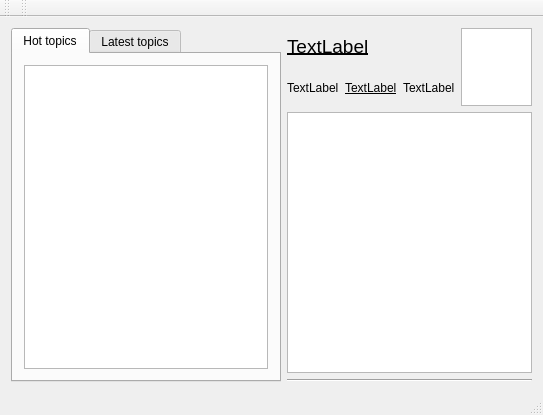
<?xml version="1.0" encoding="UTF-8"?>
<ui version="4.0">
 <class>V2EXWindow</class>
 <widget class="QMainWindow" name="V2EXWindow">
  <property name="geometry">
   <rect>
    <x>0</x>
    <y>0</y>
    <width>543</width>
    <height>415</height>
   </rect>
  </property>
  <property name="windowTitle">
   <string>V2EXWindow</string>
  </property>
  <widget class="QWidget" name="centralWidget">
   <layout class="QHBoxLayout" name="horizontalLayout_3">
    <item>
     <widget class="QTabWidget" name="tabWidget">
      <property name="currentIndex">
       <number>0</number>
      </property>
      <widget class="QWidget" name="hotTab">
       <attribute name="title">
        <string>Hot topics</string>
       </attribute>
       <layout class="QVBoxLayout" name="verticalLayout_4">
        <item>
         <widget class="QListView" name="listView"/>
        </item>
       </layout>
      </widget>
      <widget class="QWidget" name="latestTab">
       <attribute name="title">
        <string>Latest topics</string>
       </attribute>
       <layout class="QVBoxLayout" name="verticalLayout_3">
        <item>
         <widget class="QListView" name="latestListView"/>
        </item>
       </layout>
      </widget>
     </widget>
    </item>
    <item>
     <layout class="QVBoxLayout" name="verticalLayout_2">
      <item>
       <layout class="QHBoxLayout" name="horizontalLayout_2">
        <property name="sizeConstraint">
         <enum>QLayout::SetMaximumSize</enum>
        </property>
        <item>
         <layout class="QVBoxLayout" name="verticalLayout">
          <item>
           <widget class="QLabel" name="titleLabel">
            <property name="font">
             <font>
              <pointsize>14</pointsize>
              <weight>50</weight>
              <bold>false</bold>
              <underline>true</underline>
              <strikeout>false</strikeout>
             </font>
            </property>
            <property name="text">
             <string>TextLabel</string>
            </property>
            <property name="wordWrap">
             <bool>true</bool>
            </property>
           </widget>
          </item>
          <item>
           <layout class="QHBoxLayout" name="horizontalLayout">
            <item>
             <widget class="QLabel" name="authorLabel">
              <property name="text">
               <string>TextLabel</string>
              </property>
             </widget>
            </item>
            <item>
             <widget class="QLabel" name="nodeLabel">
              <property name="font">
               <font>
                <underline>true</underline>
               </font>
              </property>
              <property name="text">
               <string>TextLabel</string>
              </property>
             </widget>
            </item>
            <item>
             <widget class="QLabel" name="timeLabel">
              <property name="text">
               <string>TextLabel</string>
              </property>
             </widget>
            </item>
           </layout>
          </item>
         </layout>
        </item>
        <item>
         <widget class="QGraphicsView" name="avatarImageView">
          <property name="enabled">
           <bool>true</bool>
          </property>
          <property name="maximumSize">
           <size>
            <width>78</width>
            <height>78</height>
           </size>
          </property>
          <property name="mouseTracking">
           <bool>false</bool>
          </property>
          <property name="viewportUpdateMode">
           <enum>QGraphicsView::MinimalViewportUpdate</enum>
          </property>
         </widget>
        </item>
       </layout>
      </item>
      <item>
       <widget class="QTextEdit" name="contentTextEdit"/>
      </item>
      <item>
       <widget class="Line" name="line">
        <property name="orientation">
         <enum>Qt::Horizontal</enum>
        </property>
       </widget>
      </item>
     </layout>
    </item>
   </layout>
  </widget>
  <widget class="QMenuBar" name="menuBar">
   <property name="geometry">
    <rect>
     <x>0</x>
     <y>0</y>
     <width>543</width>
     <height>25</height>
    </rect>
   </property>
  </widget>
  <widget class="QToolBar" name="mainToolBar">
   <attribute name="toolBarArea">
    <enum>TopToolBarArea</enum>
   </attribute>
   <attribute name="toolBarBreak">
    <bool>false</bool>
   </attribute>
  </widget>
  <widget class="QStatusBar" name="statusBar"/>
  <widget class="QToolBar" name="toolBar">
   <property name="windowTitle">
    <string>toolBar</string>
   </property>
   <attribute name="toolBarArea">
    <enum>TopToolBarArea</enum>
   </attribute>
   <attribute name="toolBarBreak">
    <bool>false</bool>
   </attribute>
  </widget>
 </widget>
 <layoutdefault spacing="6" margin="11"/>
 <resources/>
 <connections/>
</ui>
